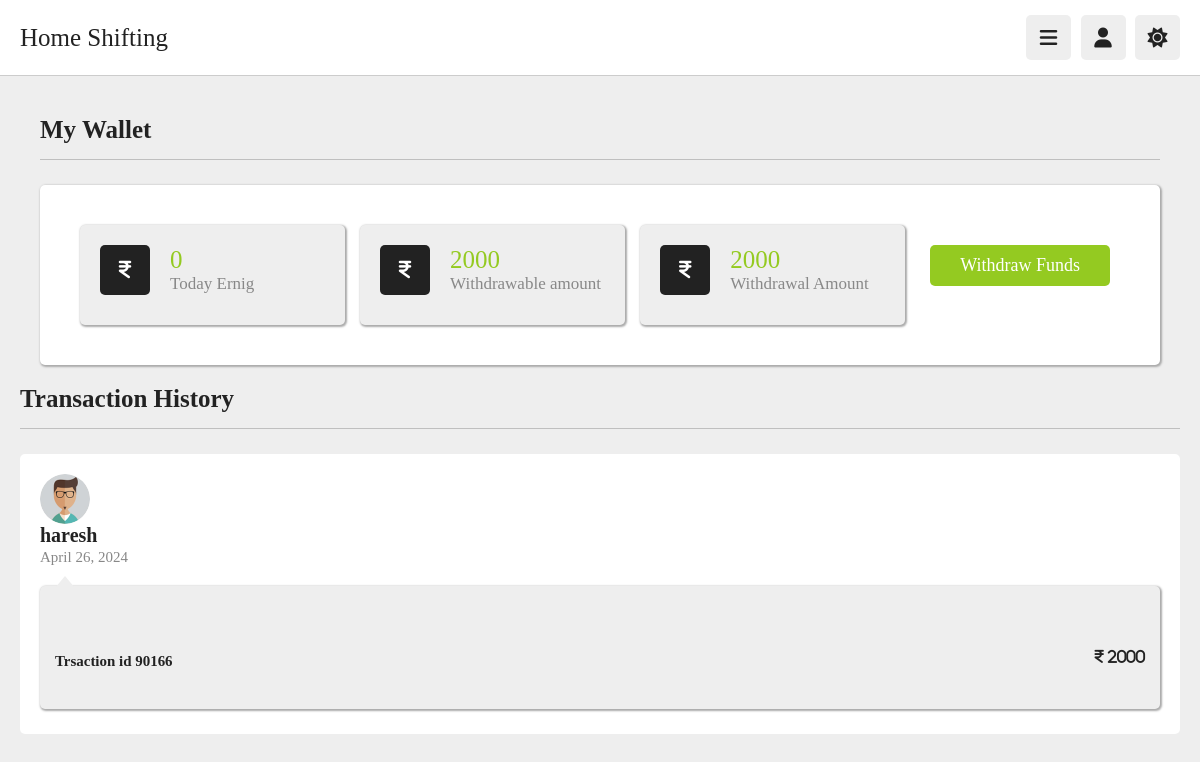
The app's page /dilevry_partners/Mywallet/ (signed in) with its own data.
### myapp2/models.py (models this page shows)
class Rides(models.Model):
	truckpartner = models.ForeignKey(Truckpartner,on_delete = models.CASCADE, null = True)
	total_trip = models.PositiveIntegerField(default = 0 , null = True)
	start_time = models.DateTimeField(null = True)
	expiry_time = models.DateTimeField(null = True)
	today_earning = models.PositiveBigIntegerField(default = 0, null = True)
	total_earning = models.PositiveBigIntegerField(default = 0, null = True)
	def __str__(self):
	    return self.truckpartner.t_name

class Transactions(models.Model):
	truckpartner = models.ForeignKey(Truckpartner,on_delete=models.CASCADE , null = True)
	rides = models.ForeignKey(Rides,on_delete=models.CASCADE , null = True)
	account_holder_name = models.CharField(max_length = 20)
	account_number = models.PositiveIntegerField()
	ifsc_code = models.CharField(max_length=20,null=True)
	date = models.DateField(default = timezone.now)
	amount = models.PositiveBigIntegerField(default = 0)
	def __str__(self):
		return self.truckpartner.t_name

### myapp2/views.py (the view)
# urls.py: path('Mywallet/',views.Mywallet,name='Mywallet'),
def Mywallet(request):
    try:
        truckpartner = Truckpartner.objects.get(t_email = request.session['temail'])
        ride = Rides.objects.get(truckpartner = truckpartner)
        print("============",ride)
        transactions = Transactions.objects.filter(truckpartner = truckpartner)
        a = 0
        for i in transactions:
            a += i.amount
        print("============",transactions)
        current_datetime = timezone.now()
        if current_datetime >= ride.expiry_time:
            ride.today_earning = 0
            ride.save()
        return render(request,'Mywallet.html',{'ride':ride,'transactions':transactions,'a':a})
    except Exception as e:
        print(e)
        return render(request,'Mywallet.html')

### myapp2/templates/Mywallet.html (shortened to what this page needs)
{% extends 'sheader.html' %}
{% load static %}
{% block content %}
<section class="comments">
   <section class="user-profile">
      <h1 class="heading">My Wallet</h1>
      <div class="info" style="box-shadow: 1px 1px 2px 1px #aaaaaa;">
         <div class="box-container">
            <div class="box" style="  box-shadow: 1px 1px 2px 1px #aaaaaa;">
               <div class="flex">
                  <i class="fa-solid fa-indian-rupee-sign"></i>
                <div>
                     <span>{{ride.today_earning}}</span>
                     <p>Today Ernig</p>
                  </div>
               </div>
            </div>
            <div class="box" style="  box-shadow: 1px 1px 2px 1px #aaaaaa;">
               <div class="flex">
                  <i class="fa-solid fa-indian-rupee-sign"></i>
                  <div>
                     <span>{{ride.total_earning}}</span>
                     <p>Withdrawable amount</p>
                  </div>
               </div>
            </div>
            <div class="box" style="box-shadow: 1px 1px 2px 1px #aaaaaa;">
               <div class="flex">
                  <i class="fa-solid fa-indian-rupee-sign"></i>
                  <div>
                     <span>{{a}}</span>
                     <p> Withdrawal  Amount</p>
                  </div>
               </div>
            </div>
         <div class="user">
            <a href="{% url 'Withdrawal_funds' %}" class="inline-btn " >Withdraw Funds</a>
         </div>
         </div>
      </div>
   </section>
   <h1 class="heading"> Transaction history </h1>
   <div class="box-container">
      {% for i in transactions %}
      <div class="box" >
         <div class="user" >
            <div>
               <img src="{% static 'images/pic-1.jpg' %}" alt="">
               <h3>{{i.account_holder_name}}</h3>
               <span>{{i.date}}</span>
            </div>
         </div>
         <div class="comment-box" style="box-shadow: 1px 1px 2px 1px #aaaaaa;">
            <h5>Trsaction id {{i.account_number}} <span style="float: right;"><i class="fa-solid fa-indian-rupee-sign"> {{i.amount}}</span></h5></i>
         </div>
      </div>
      {% endfor %}
   </div>
</section>
{% endblock %}

### myapp2/templates/sheader.html (shortened to what this page needs)
{% load static %}
<html lang="en">
<head>
   <link rel="stylesheet" href="https://cdnjs.cloudflare.com/ajax/libs/font-awesome/6.1.2/css/all.min.css">
   <link rel="stylesheet" href="{% static 'css/style.css' %}">
   <link rel="stylesheet" href="https://cdnjs.cloudflare.com/ajax/libs/font-awesome/5.15.4/css/all.min.css">
    <link rel="stylesheet" href="bower_components/sweetalert2/dist/sweetalert2.min.css">
</head>
<body>
   <header class="header">
      <section class="flex">
         <a href="{% url 'thome' %}" class="logo">Home Shifting</a>
         <div class="icons">
            <div id="menu-btn" class="fas fa-bars"></div>
            <div id="user-btn" class="fas fa-user"></div>
            <div id="toggle-btn" class="fas fa-sun"></div>
         </div>
      </section>
   </header>
{% block  content%}
{% endblock  %}
 </body>
 </html>

### myapp2/static/css/style.css (style rules this page uses)
:root { --main-color:#94CA21; --red:#e74c3c; --orange:#f39c12; --light-color:#888; --light-bg:#eee; --black:#222222; --white:#fff; --border:.1rem solid rgba(0,0,0,.2); }
* { font-family: 'Kalam', cursive; margin:0; padding:0; box-sizing: border-box; outline: none; border:none; text-decoration: none; }
html { font-size: 62.5%; overflow-x: hidden; }
body { background-color: var(--light-bg); padding-left: 30rem; }
section { padding:2rem; margin: 0 auto; max-width: 1200px; }
.heading { font-size: 2.5rem; color:var(--black); margin-bottom: 2.5rem; border-bottom: var(--border); padding-bottom: 1.5rem; text-transform: capitalize; }
.inline-btn, .inline-option-btn, .inline-delete-btn, .btn, .delete-btn, .option-btn { border-radius: .5rem; color:#fff; font-size: 1.8rem; cursor: pointer; text-transform: capitalize; padding:1rem 3rem; text-align: center; margin-top: 1rem; }
.inline-btn, .inline-option-btn, .inline-delete-btn { display: inline-block; }
.btn, .inline-btn { background-color: var(--main-color); }
.header { position: sticky; top:0; left:0; right: 0; background-color: var(--white); z-index: 1000; border-bottom: var(--border); }
.header .flex { display: flex; align-items: center; justify-content: space-between; position: relative; padding: 1.5rem 2rem; }
.header .flex .logo { font-size: 2.5rem; color: var(--black); }
.header .flex .icons div { font-size: 2rem; color:var(--black); background-color: var(--light-bg); border-radius: .5rem; height: 4.5rem; width: 4.5rem; line-height: 4.5rem; cursor: pointer; text-align: center; margin-left: .7rem; }
.comments .box-container { display: grid; gap: 2.5rem; background-color: var(--white); padding: 2rem; border-radius: .5rem; }
.comments .box-container .box .user { display: flex; align-items: center; gap: 1.5rem; margin-bottom: 2rem; }
.comments .box-container .box .user img { height: 5rem; width: 5rem; border-radius: 50%; }
.comments .box-container .box .user h3 { font-size: 2rem; color: var(--black); margin-bottom: .2rem; }
.comments .box-container .box .user span { font-size: 1.5rem; color: var(--light-color); }
.comments .box-container .box .comment-box { border-radius: .5rem; background-color: var(--light-bg); padding:1rem 1.5rem; white-space: pre-line; margin: .5rem 0; font-size: 1.8rem; color: var(--black); line-height: 1.5; position: relative; z-index: 0; }
.comments .box-container .box .comment-box::before { content: ''; position: absolute; top: -1rem; left: 1.5rem; background-color: var(--light-bg); height: 1.2rem; width: 2rem; clip-path: polygon(50% 0%, 0% 100%, 100% 100%); }
.user-profile .info { background-color: var(--white); border-radius: .5rem; padding: 2rem; }
.user-profile .info .user { text-align: center; margin-bottom: 2rem; padding: 1rem; }
.user-profile .info .box-container { display: flex; flex-wrap: wrap; gap: 1.5rem; }
.user-profile .info .box-container .box { background-color: var(--light-bg); border-radius: .5rem; padding: 2rem; flex: 1 1 25rem; }
.user-profile .info .box-container .box .flex { display: flex; align-items: center; gap: 2rem; margin-bottom: 1rem; }
.user-profile .info .box-container .box .flex i { font-size:2rem; color: var(--white); background-color: var(--black); text-align: center; border-radius: .5rem; height: 5rem; width: 5rem; line-height: 4.9rem; }
.user-profile .info .box-container .box .flex span { font-size: 2.5rem; color: var(--main-color); }
.user-profile .info .box-container .box .flex p { color: var(--light-color); font-size: 1.7rem; }
@media (max-width:1200px) { body { padding-left: 0; } }

### records on screen
Rides: today_earning "0", total_earning "2000"
Transactions: account_holder_name "haresh", date "April 26, 2024", account_number "90166", amount "2000"

### other values on screen
{{ a }} "2000"
